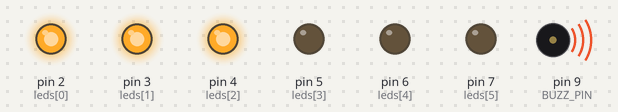
A sketch run on a simulated Arduino Uno, built with avr-gcc and run on an emulated ATmega328P. Shown: output pins drawn as LEDs (lit = HIGH), buzzer (waves = sounding).

Above: at 0.06 s.
At 0.56 s:
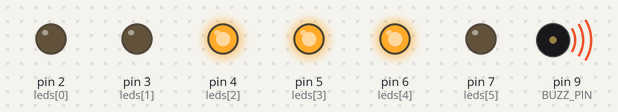
At 0.81 s:
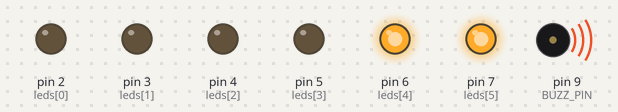
At 1.18 s:
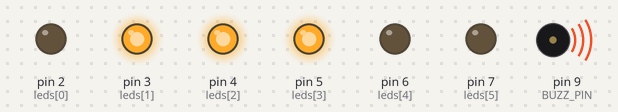
At 1.93 s:
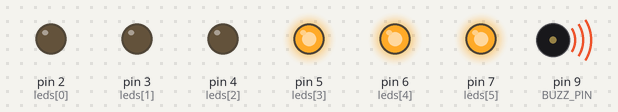
At 2.68 s:
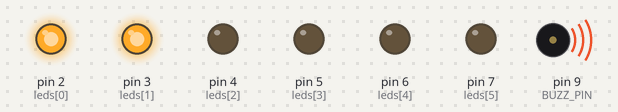
Timing chart, 0 to 3.0 s (numbered marks = the images above):
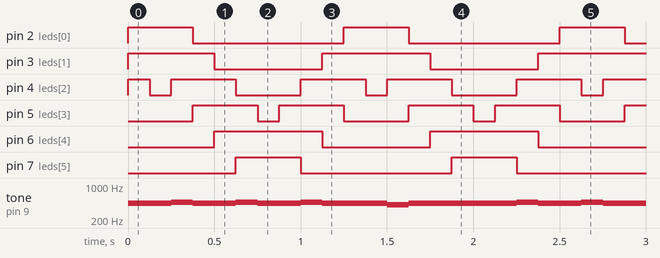

Measured:
- by itself, pin 2 (leds[0]), pin 7 (leds[5]): alternates HIGH for 0.38 s and LOW for 0.88 s
- by itself, pin 3 (leds[1]): repeats every 1.3 s: LOW 0.63 s, HIGH 0.63 s
- by itself, pin 4 (leds[2]), pin 5 (leds[3]): repeats every 1.3 s: LOW 0.13 s, HIGH 0.38 s, LOW 0.38 s, HIGH 0.38 s
- by itself, pin 6 (leds[4]): alternates HIGH for 0.63 s and LOW for 0.63 s
- by itself, tone on pin 9 (BUZZ_PIN): plays 440 Hz for 0.25 s, 466 Hz for 0.13 s, 440 Hz for 0.25 s, 466 Hz for 0.13 s, 440 Hz for 0.25 s, 466 Hz for 0.13 s … (136 notes in this stretch)

The sketch:

zad16.ino
```cpp
#include "pitches.h"
#define BUZZ_PIN 9

typedef struct {
  int note;
  int tempo;
} notesType;

const notesType notes[] = {
    {NOTE_A4, 2}, {NOTE_AS4, 1}, {NOTE_A4, 1},
    {NOTE_A4, 1}, {NOTE_AS4, 1}, {NOTE_A4, 1}, {NOTE_A4, 1},
    {NOTE_AS4, 1}, {NOTE_A4, 1}, {NOTE_A4, 1}, {NOTE_A4, 1},
    {NOTE_GS4, 1}, {NOTE_A4, 1}, {NOTE_A4, 1}, {NOTE_A4, 1},
    {NOTE_A4, 2}, {NOTE_AS4, 1}, {NOTE_A4, 1},
    {NOTE_A4, 1}, {NOTE_AS4, 1}, {NOTE_A4, 1}, {NOTE_A4, 1},
    {NOTE_AS4, 1}, {NOTE_A4, 1}, {NOTE_A4, 1}, {NOTE_A4, 1},
    {NOTE_GS4, 1}, {NOTE_A4, 1}, {NOTE_A4, 1}, {NOTE_A4, 1},
    {NOTE_G4, 2}, {NOTE_GS4, 1}, {NOTE_G4, 1},
    {NOTE_G4, 1}, {NOTE_GS4, 1}, {NOTE_G4, 1}, {NOTE_G4, 1},
    {NOTE_GS4, 1}, {NOTE_G4, 1}, {NOTE_G4, 1}, {NOTE_G4, 1},
    {NOTE_FS4, 1}, {NOTE_G4, 1}, {NOTE_G4, 1}, {NOTE_G4, 1},
    {NOTE_G4, 2}, {NOTE_GS4, 1}, {NOTE_G4, 1},
    {NOTE_G4, 1}, {NOTE_GS4, 1}, {NOTE_G4, 1}, {NOTE_G4, 1},
    {NOTE_GS4, 1}, {NOTE_G4, 1}, {NOTE_G4, 1}, {NOTE_G4, 1},
    {NOTE_FS4, 1}, {NOTE_G4, 1}, {NOTE_G4, 1}, {NOTE_G4, 1},
    {NOTE_A4, 2}, {NOTE_AS4, 1}, {NOTE_A4, 1},
    {NOTE_A4, 1}, {NOTE_AS4, 1}, {NOTE_A4, 1}, {NOTE_A4, 1},
    {NOTE_AS4, 1}, {NOTE_A4, 1}, {NOTE_A4, 1}, {NOTE_A4, 1},
    {NOTE_GS4, 1}, {NOTE_A4, 1}, {NOTE_A4, 1}, {NOTE_A4, 1},
    {NOTE_A4, 2}, {NOTE_AS4, 1}, {NOTE_A4, 1},
    {NOTE_A4, 1}, {NOTE_AS4, 1}, {NOTE_A4, 1}, {NOTE_A4, 1},
    {NOTE_AS4, 1}, {NOTE_A4, 1}, {NOTE_A4, 1}, {NOTE_A4, 1},
    {NOTE_GS4, 1}, {NOTE_A4, 1}, {NOTE_A4, 1}, {NOTE_A4, 1},
    {NOTE_G4, 2}, {NOTE_GS4, 1}, {NOTE_G4, 1},
    {NOTE_G4, 1}, {NOTE_GS4, 1}, {NOTE_G4, 1}, {NOTE_G4, 1},
    {NOTE_GS4, 1}, {NOTE_G4, 1}, {NOTE_G4, 1}, {NOTE_G4, 1},
    {NOTE_FS4, 1}, {NOTE_G4, 1}, {NOTE_G4, 1}, {NOTE_G4, 1},
    {NOTE_G4, 2}, {NOTE_GS4, 1}, {NOTE_G4, 1},
    {NOTE_G4, 1}, {NOTE_GS4, 1}, {NOTE_G4, 1}, {NOTE_G4, 1},
    {NOTE_GS4, 1}, {NOTE_G4, 1}, {NOTE_G4, 1}, {NOTE_G4, 1},
    {NOTE_FS4, 1}, {NOTE_G4, 1}, {NOTE_G4, 1}, {NOTE_G4, 1},
    {NOTE_A4, 2}, {NOTE_AS4, 1}, {NOTE_A4, 1},
    {NOTE_A4, 1}, {NOTE_AS4, 1}, {NOTE_A4, 1}, {NOTE_A4, 1},
    {NOTE_AS4, 1}, {NOTE_A4, 1}, {NOTE_A4, 1}, {NOTE_A4, 1},
    {NOTE_GS4, 1}, {NOTE_A4, 1}, {NOTE_A4, 1}, {NOTE_A4, 1},
    {NOTE_A4, 2}, {NOTE_AS4, 1}, {NOTE_A4, 1},
    {NOTE_A4, 1}, {NOTE_AS4, 1}, {NOTE_A4, 1}, {NOTE_A4, 1},
    {NOTE_AS4, 1}, {NOTE_A4, 1}, {NOTE_A4, 1}, {NOTE_A4, 1},
    {NOTE_GS4, 1}, {NOTE_A4, 1}, {NOTE_A4, 1}, {NOTE_A4, 1},
    {NOTE_G4, 2}, {NOTE_GS4, 1}, {NOTE_G4, 1},
    {NOTE_G4, 1}, {NOTE_GS4, 1}, {NOTE_G4, 1}, {NOTE_G4, 1},
    {NOTE_GS4, 1}, {NOTE_G4, 1}, {NOTE_G4, 1}, {NOTE_G4, 1},
    {NOTE_FS4, 1}, {NOTE_G4, 1}, {NOTE_G4, 1}, {NOTE_G4, 1},
    {NOTE_G4, 2}, {NOTE_GS4, 1}, {NOTE_G4, 1},
    {NOTE_G4, 1}, {NOTE_GS4, 1}, {NOTE_G4, 1}, {NOTE_G4, 1},
    {NOTE_GS4, 1}, {NOTE_G4, 1}, {NOTE_G4, 1}, {NOTE_G4, 1},
    {NOTE_FS4, 1}, {NOTE_G4, 1}, {NOTE_G4, 1}, {NOTE_G4, 1},
    {NOTE_A4, 2}, {NOTE_AS4, 1}, {NOTE_A4, 1}, {NOTE_E5, 12},
    {NOTE_A5, 2}, {NOTE_AS5, 1}, {NOTE_A5, 1}, {NOTE_E5, 12},
    {NOTE_A4, 2}, {NOTE_AS4, 1}, {NOTE_A4, 1}, {NOTE_E5, 2}, {NOTE_A5, 2}, {NOTE_G5, 16},
    {NOTE_A4, 2}, {NOTE_AS4, 1}, {NOTE_A4, 1}, {NOTE_E5, 12},
    {NOTE_A5, 2}, {NOTE_AS5, 1}, {NOTE_A5, 1}, {NOTE_E5, 12},
    {NOTE_A4, 2}, {NOTE_AS4, 1}, {NOTE_A4, 1}, {NOTE_E5, 2}, {NOTE_A5, 2}, {NOTE_AS5, 20}, {NOTE_G5, 2}, {NOTE_A5, 4}
};

int noteSize = sizeof(notes) / sizeof(notesType);

byte leds[] = {2, 3, 4, 5, 6, 7};
int ledSize = sizeof(leds) / sizeof(byte);
int currLed = leds[0];
int inc = -1;

void nextLed()
{
  if(currLed == ledSize-1 || currLed == 0)
    inc = -inc;
  digitalWrite(leds[currLed], LOW);
  if(currLed - 1 >= 0)
    digitalWrite(leds[currLed - 1], LOW);
  if(currLed + 1 <= ledSize - 1)
    digitalWrite(leds[currLed+1], LOW);
  currLed += inc;
  digitalWrite(leds[currLed], HIGH);
  if(currLed - 1 >= 0)
    digitalWrite(leds[currLed - 1], HIGH);
  if(currLed + 1 <= ledSize - 1)
    digitalWrite(leds[currLed+1], HIGH);
}

void setup()
{
  for(int i = 0; i < ledSize; ++i)
    pinMode(leds[i], OUTPUT);
}

void loop()
{
  for(int i = 0; i < noteSize; ++i)
  {
    tone(BUZZ_PIN, notes[i].note, notes[i].tempo*125);
    for(int j = 0; j < notes[i].tempo; ++j)
    {
        nextLed();
        delay(125);
    }
  }
}
```

pitches.h
```cpp
/*************************************************
 * Public Constants
 *************************************************/

#define NOTE_B0  31
#define NOTE_C1  33
#define NOTE_CS1 35
#define NOTE_D1  37
#define NOTE_DS1 39
#define NOTE_E1  41
#define NOTE_F1  44
#define NOTE_FS1 46
#define NOTE_G1  49
#define NOTE_GS1 52
#define NOTE_A1  55
#define NOTE_AS1 58
#define NOTE_B1  62
#define NOTE_C2  65
#define NOTE_CS2 69
#define NOTE_D2  73
#define NOTE_DS2 78
#define NOTE_E2  82
#define NOTE_F2  87
#define NOTE_FS2 93
#define NOTE_G2  98
#define NOTE_GS2 104
#define NOTE_A2  110
#define NOTE_AS2 117
#define NOTE_B2  123
#define NOTE_C3  131
#define NOTE_CS3 139
#define NOTE_D3  147
#define NOTE_DS3 156
#define NOTE_E3  165
#define NOTE_F3  175
#define NOTE_FS3 185
#define NOTE_G3  196
#define NOTE_GS3 208
#define NOTE_A3  220
#define NOTE_AS3 233
#define NOTE_B3  247
#define NOTE_C4  262
#define NOTE_CS4 277
#define NOTE_D4  294
#define NOTE_DS4 311
#define NOTE_E4  330
#define NOTE_F4  349
#define NOTE_FS4 370
#define NOTE_G4  392
#define NOTE_GS4 415
#define NOTE_A4  440
#define NOTE_AS4 466
#define NOTE_B4  494
#define NOTE_C5  523
#define NOTE_CS5 554
#define NOTE_D5  587
#define NOTE_DS5 622
#define NOTE_E5  659
#define NOTE_F5  698
#define NOTE_FS5 740
#define NOTE_G5  784
#define NOTE_GS5 831
#define NOTE_A5  880
#define NOTE_AS5 932
#define NOTE_B5  988
#define NOTE_C6  1047
#define NOTE_CS6 1109
#define NOTE_D6  1175
#define NOTE_DS6 1245
#define NOTE_E6  1319
#define NOTE_F6  1397
#define NOTE_FS6 1480
#define NOTE_G6  1568
#define NOTE_GS6 1661
#define NOTE_A6  1760
#define NOTE_AS6 1865
#define NOTE_B6  1976
#define NOTE_C7  2093
#define NOTE_CS7 2217
#define NOTE_D7  2349
#define NOTE_DS7 2489
#define NOTE_E7  2637
#define NOTE_F7  2794
#define NOTE_FS7 2960
#define NOTE_G7  3136
#define NOTE_GS7 3322
#define NOTE_A7  3520
#define NOTE_AS7 3729
#define NOTE_B7  3951
#define NOTE_C8  4186
#define NOTE_CS8 4435
#define NOTE_D8  4699
#define NOTE_DS8 4978
```
